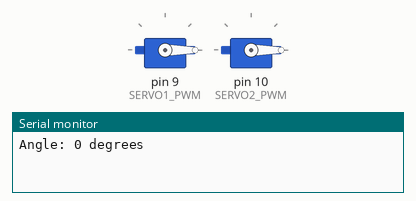
Recording of a sketch running on a simulated Arduino Uno, built with avr-gcc and run on an emulated ATmega328P. Shown: 2 × servo, the last lines printed to the serial monitor.

Above: at 0.05 s.
At 4.35 s:
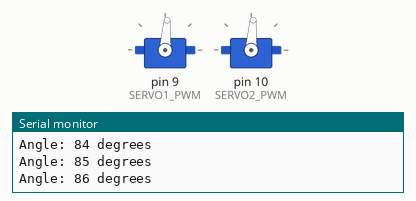
At 8.65 s:
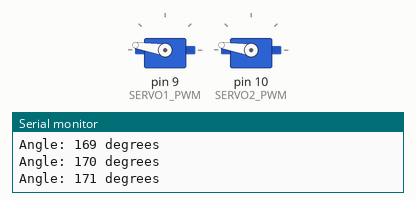
At 17.25 s:
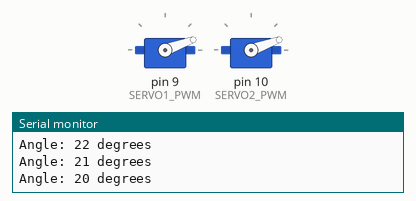
Timing chart, 0 to 23.7 s (numbered marks = the images above):
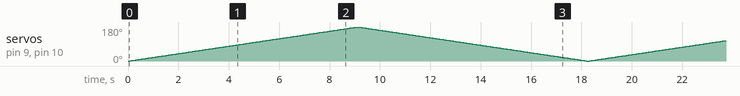

The sketch:

servo_motor_test.ino
```cpp
/*
  Пример работы с сервомоторами
  Created by Rostislav Varzar
*/

#include <Servo.h>

#define SERVO1_PWM 9
#define SERVO2_PWM 10

Servo servo_1;
Servo servo_2;

void setup() {
  // Инициализация последовательного порта
  Serial.begin(9600);
  // Инициализация портов для управления сервомоторами
  servo_1.attach(SERVO1_PWM);
  servo_2.attach(SERVO2_PWM);
}

void loop() {
  int angle;
  // Плавно вращаем в одну сторону
  for (angle = 0 ; angle <= 180; angle += 1)
  {
    servo_1.write(angle);
    servo_2.write(angle);
    Serial.println("Angle: " + String(angle) + " degrees");
    delay(50);
  }
  // // Плавно вращаем обратно
  for (angle = 180 ; angle >= 0; angle -= 1)
  {
    servo_1.write(angle);
    servo_2.write(angle);
    Serial.println("Angle: " + String(angle) + " degrees");
    delay(50);
  }
}
```
